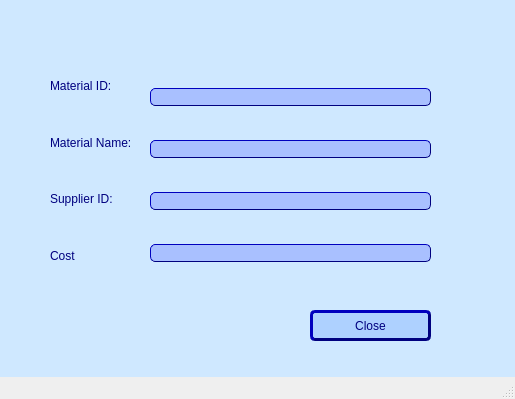
<?xml version="1.0" encoding="UTF-8"?>
<ui version="4.0">
 <class>MainWindow</class>
 <widget class="QMainWindow" name="MainWindow">
  <property name="geometry">
   <rect>
    <x>0</x>
    <y>0</y>
    <width>515</width>
    <height>399</height>
   </rect>
  </property>
  <property name="windowTitle">
   <string>MainWindow</string>
  </property>
  <widget class="QWidget" name="centralwidget">
   <widget class="QWidget" name="layoutWidget">
    <property name="geometry">
     <rect>
      <x>150</x>
      <y>60</y>
      <width>281</width>
      <height>231</height>
     </rect>
    </property>
    <layout class="QVBoxLayout" name="verticalLayout">
     <item>
      <widget class="QLineEdit" name="matId">
       <property name="styleSheet">
        <string notr="true">background-color: rgb(169, 192, 255);
border-style: outset;
border-width: 1px;
border-radius: 5px;
border-color: #00007f;</string>
       </property>
       <property name="text">
        <string/>
       </property>
      </widget>
     </item>
     <item>
      <widget class="QLineEdit" name="mat_name">
       <property name="styleSheet">
        <string notr="true">background-color: rgb(169, 192, 255);
border-style: outset;
border-width: 1px;
border-radius: 5px;
border-color: #00007f;</string>
       </property>
       <property name="text">
        <string/>
       </property>
      </widget>
     </item>
     <item>
      <widget class="QLineEdit" name="suppId">
       <property name="styleSheet">
        <string notr="true">background-color: rgb(169, 192, 255);
border-style: outset;
border-width: 1px;
border-radius: 5px;
border-color: #00007f;</string>
       </property>
       <property name="text">
        <string/>
       </property>
      </widget>
     </item>
     <item>
      <widget class="QLineEdit" name="cost">
       <property name="styleSheet">
        <string notr="true">background-color: rgb(169, 192, 255);
border-style: outset;
border-width: 1px;
border-radius: 5px;
border-color: #00007f;</string>
       </property>
       <property name="text">
        <string/>
       </property>
      </widget>
     </item>
    </layout>
   </widget>
   <widget class="QPushButton" name="closeButton">
    <property name="geometry">
     <rect>
      <x>310</x>
      <y>310</y>
      <width>121</width>
      <height>31</height>
     </rect>
    </property>
    <property name="styleSheet">
     <string notr="true">background-color: rgb(174, 209, 255);
font: 10pt &quot;Comic Sans MS&quot;;
color: #00007f;
border-style: outset;
border-width: 3px;
border-radius: 5px;
border-color: #00007f;
</string>
    </property>
    <property name="text">
     <string>Close</string>
    </property>
   </widget>
   <widget class="QWidget" name="layoutWidget_2">
    <property name="geometry">
     <rect>
      <x>50</x>
      <y>60</y>
      <width>95</width>
      <height>221</height>
     </rect>
    </property>
    <layout class="QVBoxLayout" name="verticalLayout_3">
     <item>
      <widget class="QLabel" name="label_5">
       <property name="styleSheet">
        <string notr="true">font: 8pt &quot;Comic Sans MS&quot;;
color:rgb(0, 0, 127)
</string>
       </property>
       <property name="text">
        <string>Material ID:</string>
       </property>
      </widget>
     </item>
     <item>
      <widget class="QLabel" name="label_6">
       <property name="styleSheet">
        <string notr="true">font: 8pt &quot;Comic Sans MS&quot;;
color:rgb(0, 0, 127)
</string>
       </property>
       <property name="text">
        <string>Material Name:</string>
       </property>
      </widget>
     </item>
     <item>
      <widget class="QLabel" name="label_7">
       <property name="styleSheet">
        <string notr="true">font: 8pt &quot;Comic Sans MS&quot;;
color:rgb(0, 0, 127)
</string>
       </property>
       <property name="text">
        <string>Supplier ID:</string>
       </property>
      </widget>
     </item>
     <item>
      <widget class="QLabel" name="label_8">
       <property name="styleSheet">
        <string notr="true">font: 8pt &quot;Comic Sans MS&quot;;
color:rgb(0, 0, 127)
</string>
       </property>
       <property name="text">
        <string>Cost</string>
       </property>
      </widget>
     </item>
    </layout>
   </widget>
   <widget class="QLabel" name="label_9">
    <property name="geometry">
     <rect>
      <x>-70</x>
      <y>-60</y>
      <width>911</width>
      <height>761</height>
     </rect>
    </property>
    <property name="autoFillBackground">
     <bool>false</bool>
    </property>
    <property name="styleSheet">
     <string notr="true">

background-color: rgb(207, 232, 255);
</string>
    </property>
    <property name="frameShape">
     <enum>QFrame::Panel</enum>
    </property>
    <property name="text">
     <string/>
    </property>
   </widget>
   <zorder>label_9</zorder>
   <zorder>layoutWidget</zorder>
   <zorder>closeButton</zorder>
   <zorder>layoutWidget_2</zorder>
  </widget>
  <widget class="QMenuBar" name="menubar">
   <property name="geometry">
    <rect>
     <x>0</x>
     <y>0</y>
     <width>515</width>
     <height>18</height>
    </rect>
   </property>
  </widget>
  <widget class="QStatusBar" name="statusbar"/>
 </widget>
 <resources/>
 <connections/>
</ui>
